Frame 1 (no input): blank canvas, image omitted
Frame 60 (no input): blank canvas, image omitted
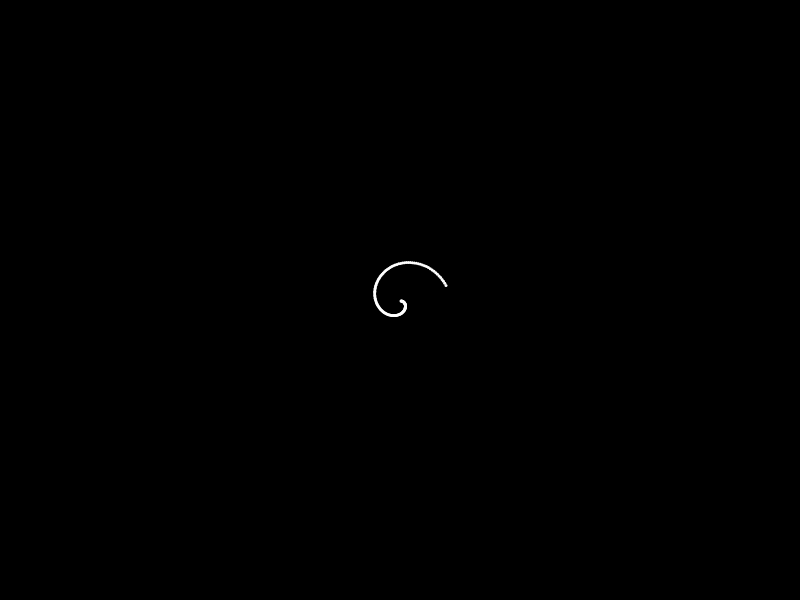
Frame 120 (the mouse pressed at the canvas centre since frame 60)

The p5.js sketch whose frames 1 and 60 were blank and that drew this single picture after the mouse press (run headless with seeded random() and noise() and a simulated clock; from frame 60 on, the mouse is pressed at the canvas centre):

// p5.js sketch
// ── sketch.js
// https://en.wikipedia.org/wiki/Archimedean_spiral

let theta = 0;
let a = 1;
let b = 8;

function setup() {
  createCanvas(screen.width, screen.height);
  background(0);
}

function draw() {
  translate(width / 2, height / 2)

  let x = a + (b * theta) * cos(theta);
  let y = a + (b * theta) * sin(theta);

  noStroke();
  ellipse(x, y, 3, 3);
  fill(255, 255, 255);

  theta += 0.05;
}
